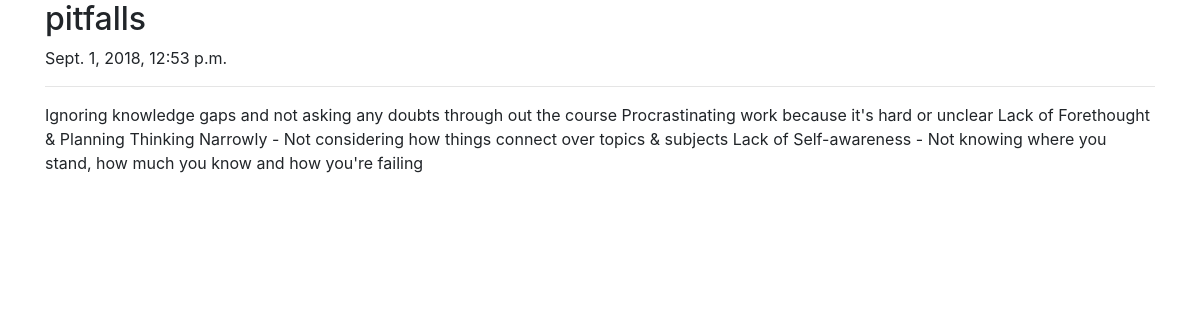
The app's page /post/2/ with its own data.
### pages/models.py (models this page shows, shortened)
class Posts(models.Model):
    author = models.ForeignKey('auth.User', on_delete=models.CASCADE)
    title = models.CharField(max_length=200)
    text = models.TextField()
    created_date = models.DateTimeField(auto_now_add=True)
    published_date = models.DateTimeField(auto_now_add=True)

### pages/views.py (the view)
# urls.py: path('post/<int:post_id>/',views.post_page),
def post_page(request,post_id):
	post=Posts.objects.get(pk=post_id)
	context= {"post":post}
	return render(request,"post.html",context)

### pages/templates/post.html (shortened to what this page needs)
<!DOCTYPE html>
<html>
<head>
	<link rel="stylesheet" href="https://stackpath.bootstrapcdn.com/bootstrap/4.1.3/css/bootstrap.min.css">
</head>
<body>
	<div class="container">
		<h2>{{post.title}}</h2>
		<p>{{post.published_date}}</p>
		<hr>
		<p>{{post.text}}</p>
	</div>
</body>
</html>

### records on screen
Posts: title "pitfalls", published_date "Sept. 1, 2018, 12:53 p.m.", text "Ignoring knowledge gaps and not asking any doubts through out the course Procrastinating work because it's hard or unclear Lack of Forethought & Planning Thinking Narrowly - Not considering how things connect over topics & subjects Lack of Self-awareness - Not knowing where you stand, how much you know and how you're failing"
